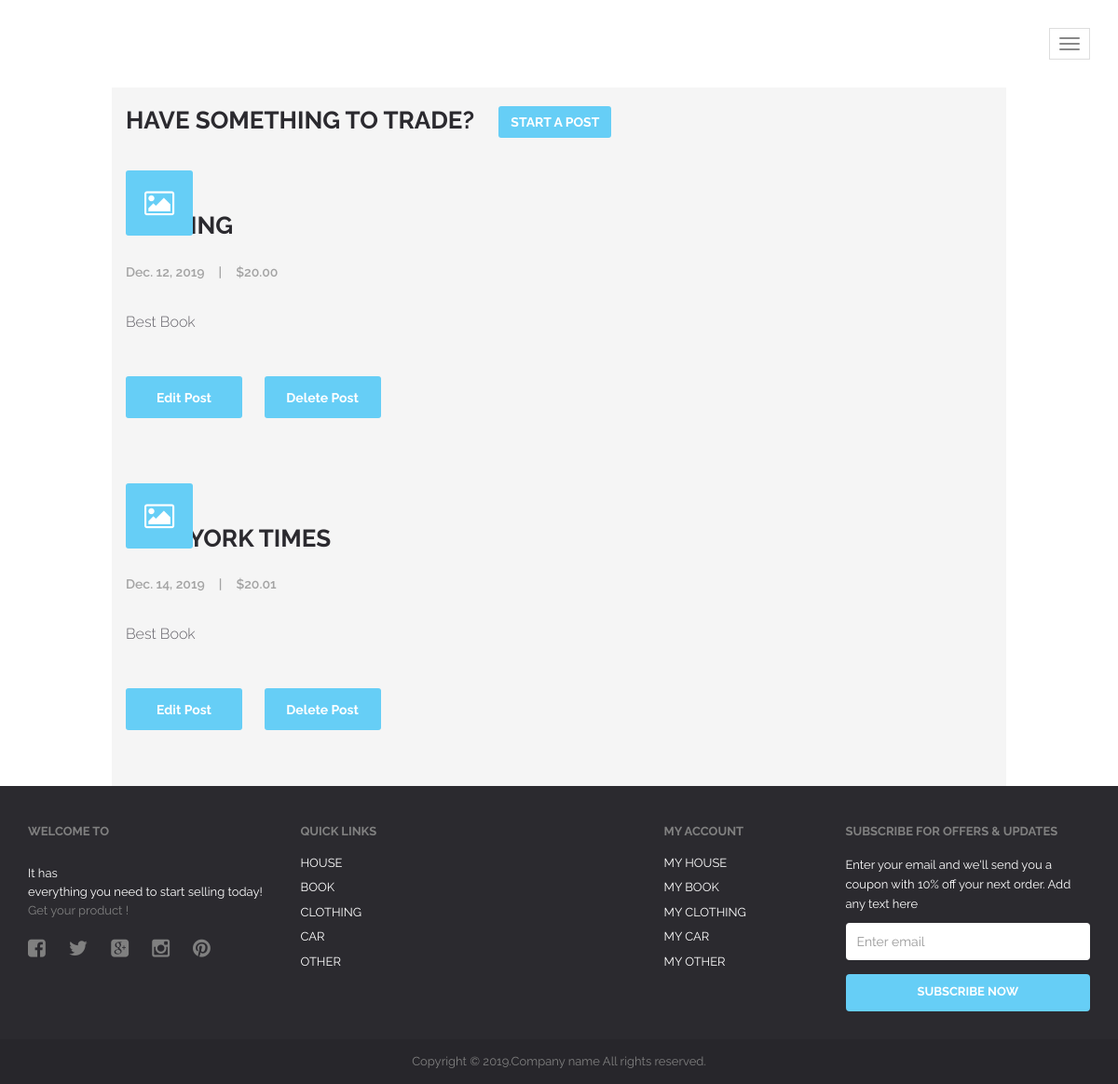
Screenshot of /myBook/1/ (signed in) with the database file from the repository.
### market/models.py (models this page shows, shortened)
class Book(models.Model):
    bookId = models.AutoField(primary_key=True)
    bookName = models.CharField(max_length=50)
    bookAuthor = models.ForeignKey(User, on_delete=models.CASCADE)
    bookDescription = models.CharField(max_length=1000)
    bookPostDate = models.DateField(default=datetime.date.today)
    bookPrice = models.DecimalField(max_digits=20, decimal_places=2)
    bookPicUrl = models.URLField(max_length=200, blank=True)
    bookTitle = models.CharField(max_length=500)
    bookPublishedAuthor = models.CharField(max_length=50)
    bookPublishedDate = models.DateField(default=datetime.date.today)
    def get_update_url(self):
        return reverse('BookUpdate', kwargs={'pk': self.pk})
    def get_delete_url(self):
        return reverse('BookDelete', kwargs={'pk': self.pk})

### market/views.py (the view)
# urls.py: path('myBook/<int:pk>/', MyBook.as_view(), name='MyBook'),
class MyBook(LoginRequiredMixin,View):
    def get(self, request, pk):
        admin_group = Group.objects.get(name="administration").user_set.all()
        user_object = User.objects.filter(pk = request.user.pk)[0]
        admin_user = user_object in admin_group
        bookItems = Book.objects.filter(bookAuthor=pk).order_by('bookPostDate')
        return render(request, 'market/MyBook.html', context={'BookItems': bookItems, 'author_pk': pk, 'admin_user':admin_user})

### market/templates/market/MyBook.html (shortened to what this page needs)
{% extends 'market/base.html' %}
{%  block Content %}
    {% if user.pk == author_pk or admin_user %}
    <div class="container" style="background-color:whitesmoke; width:80%">
    <h3 class="blog-post-title"><a href="{% url "BookCreate" %}">Have Something to Trade?
        <span href="" class="btn btn-blue" style="margin-left:20px">Start a Post</span></h3>
    </div>
        {% for book in BookItems %}
            <div class="container" style="background-color:whitesmoke; width:80%">
                <div class="blog" style="padding-top:10px;">
                    <div class="row" >
                        <div class="col-md-8 blog-content" style="padding-bottom:10px">
                            <div class="row">
                                <div class="col-md-12 blog-block">
                                    <div class="inner" style="padding-bottom:0">
                                    <div class="blog-image">
                                    <i class="fa fa-image"></i>
                                    </div>
                                    <h3 class="blog-post-title"><a href="">{{ book.bookName }}</a></h3>
                                    <div class="blog-meta">{{ book.bookPostDate }}<span>|</span><a href="">${{ book.bookPrice }}</a></div>
                                    <p>
                                        {{ book.bookDescription }}
                                    </p>
                                        <a href="{{ book.get_update_url }}" class="btn btn-blue" style="margin-right: 20px">Edit Post</a>
                                        <a href="{{ book.get_delete_url }}" class="btn btn-blue">Delete Post</a>
                                    </div>
                                </div>
                            </div>
                        </div>
                    </div>
                </div>
                </div>
        {% empty %}
            <li><em>There are currently nothing posted.</em></li>
        {% endfor %}
    {%else%}
        <h2><em>You cannot view other user's post page</em></h2>
    {%endif%}
{%  endblock %}

### rows the page displays
Book: bookPostDate "Dec. 12, 2019", bookPrice "20.00", bookDescription "Best Book"
Book: bookName "NEW YORK TIMES", bookPostDate "Dec. 14, 2019", bookPrice "20.01", bookDescription "Best Book"
